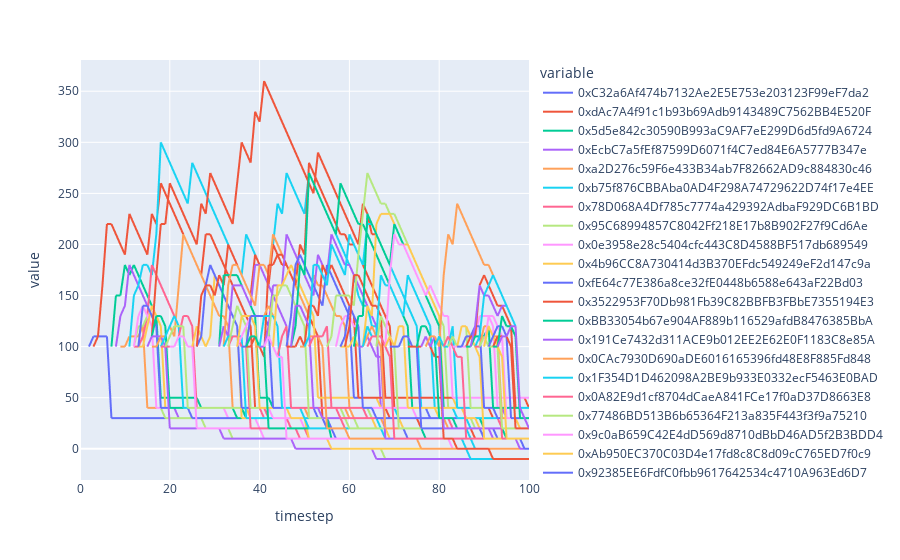

Notebook source saved alongside this figure:
### Code cell
pfunds_df.plot(x="timestep", y=[key for key, value in PROPOSALS.items() if value.funds <= 0])
